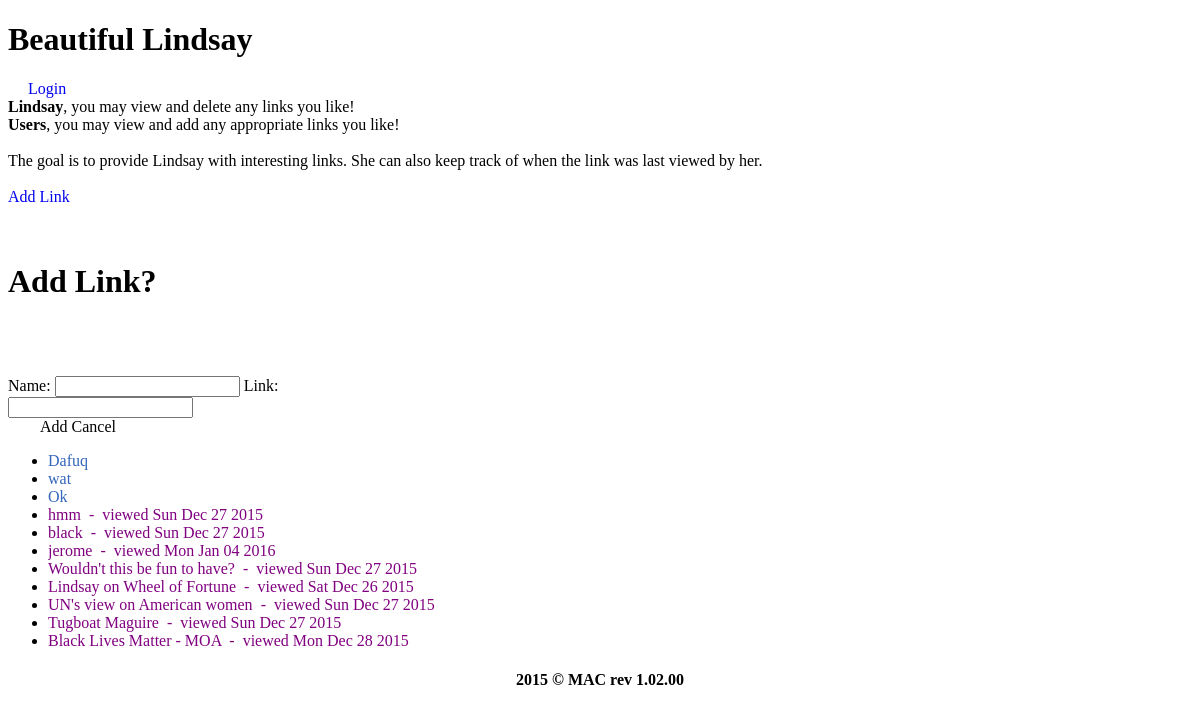
The page / on the database its author committed.
### links/models.py (models this page shows, shortened)
class Post(models.Model):
    title = models.CharField(max_length=80)
    link = models.CharField(max_length=200)
    seen = models.BooleanField(default=False)
    viewed = models.CharField(max_length=80)

### links/views.py (the view)
# urls.py: url(r'^$', views.index, name='index'),
@ensure_csrf_cookie
def index(request):
    post_set = Post.objects.order_by('seen','-id')
    if request.method == 'POST':
        print('form submitted')
        num = request.POST.get('number')
        print(num)
    return render(request, 'links/index.html', {'post_set': post_set})

### links/templates/links/index.html (shortened to what this page needs)
{% extends "links/base.html" %}
{% block content %}
    <div data-role="page" id="pageone">
        <div data-role="header" data-position="inline">
            <h1>Beautiful Lindsay</h1>
            {% if user.is_authenticated %}
            <a href="/logout/" data-role="button" class="ui-btn-right">&nbsp&nbsp&nbsp&nbsp&nbspLogout&nbsp&nbsp&nbsp&nbsp&nbsp</a>
            {% else %}
            <a href="/login/" data-role="button" class="ui-btn-right">&nbsp&nbsp&nbsp&nbsp&nbspLogin&nbsp&nbsp&nbsp&nbsp&nbsp</a>
            {% endif %}
        </div>
        <div data-role="main" class="ui-content">
            <div id="heading"><b>Lindsay</b>, you may view and delete any links you like!<br><b>Users</b>, you may view and add any appropriate links you like!<br><br>The goal is to provide Lindsay with interesting links.  She can also keep track of when the link was last viewed by her.</div><br>
            {% if user.is_authenticated %}
            <div data-role="popup" id="popupDelete" data-overlay-theme="b" data-theme="b" data-dismissible="false" style="max-width:400px;">
                <div data-role="header" data-theme="a">
                    <h1>Are you sure?</h1>
                </div>
                <div role="main" class="ui-content">
                    <div id="delete_id" style="display: none;"></div>
                        <div class="ui-field-contain">
                            <div id="delete_title">Test Div</div>
                        </div>
                    <a id="button_delete" class="ui-btn ui-corner-all ui-shadow ui-btn-inline ui-icon-delete ui-btn-icon-left" data-rel="back" data-transition="flow">Delete</a>
                    <a class="ui-btn ui-corner-all ui-shadow ui-btn-inline ui-btn-a" data-rel="back">Cancel</a>
                </div>
            </div>
            {% else %}
            <a href="#popupAdd" data-rel="popup" data-position-to="window" data-transition="pop" data-role="button" class="ui-btn ui-icon-plus ui-btn-icon-left">Add Link</a><br>
            <div data-role="popup" id="popupAdd" data-dismissible="false" style="max-width:400px;">
                <div data-role="header" data-theme="a">
                    <h1>Add Link?</h1>
                </div>
                <div role="main" class="ui-content">
                    <form>
                        <div class="ui-field-contain">
                            <label for="title">Name:</label>
                            <input type="text" name="text-basic" id="title" value="">
                            <label for="link">Link:</label>
                            <input type="text" name="text-basic" id="link" value="">
                        </div>
                    </form>
                    <a id="button_add" class="ui-btn ui-corner-all ui-shadow ui-btn-inline ui-btn-b ui-icon-plus ui-btn-icon-left ui-disabled" data-rel="back" data-transition="flow">Add</a>
                    <a class="ui-btn ui-corner-all ui-shadow ui-btn-inline ui-btn-a" data-rel="back">Cancel</a>
                </div>
            </div>
            {% endif %}
            <ul id="linkList" data-role="listview" data-inset="true" data-split-icon="delete" data-split-theme="d">
                {% for post in post_set %}
                <li><a  href="{{ post.link }}" target="_blank"><div id="div{{ post.id }}" {% if post.seen %}class="seen-text" {% else %}class="unseen-text"{% endif %}>{{ post.title }}{% if post.seen %} &nbsp-&nbsp viewed {{ post.viewed }}{% endif %}</div></a></li>
                {% endfor %}
            </ul>
            <h4>2015 &copy; MAC rev 1.02.00</h4>
        </div>
    </div>
{% endblock %}

### links/templates/links/base.html (shortened to what this page needs)
<!doctype html>
<html lang="en">
{% load staticfiles %}
    <head>
        <link rel="stylesheet" href="{% static "css/links.css" %}">
        <link rel="stylesheet" href="http://code.jquery.com/mobile/1.4.5/jquery.mobile-1.4.5.min.css" />
    </head>
    <body>
                {% block content %}
                {% endblock %}
    </body>
</html>

### links/static/css/links.css (style rules this page uses)
A { text-decoration: none; }
.seen-text { white-space: nowrap; overflow: hidden; text-overflow: ellipsis; color: purple; }
.unseen-text { white-space: nowrap; overflow: hidden; text-overflow: ellipsis; color: #3366BB; }
h4 { text-align: center; }
#div1 { white-space: nowrap; overflow: hidden; text-overflow: ellipsis; }

### rows shown on the page
Post: title "Dafuq"
Post: title "wat"
Post: title "Ok"
Post: title "hmm", viewed "Sun Dec 27 2015"
Post: title "black", viewed "Sun Dec 27 2015"
Post: title "jerome", viewed "Mon Jan 04 2016"
Post: title "Wouldn't this be fun to have?", viewed "Sun Dec 27 2015"
Post: title "Lindsay on Wheel of Fortune", viewed "Sat Dec 26 2015"
Post: title "UN's view on American women", viewed "Sun Dec 27 2015"
Post: title "Tugboat Maguire", viewed "Sun Dec 27 2015"
Post: title "Black Lives Matter - MOA", viewed "Mon Dec 28 2015"
